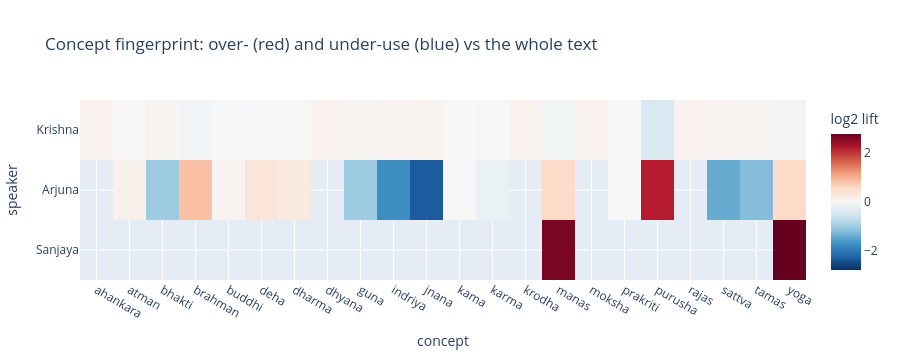

Notebook code for this chart:
### Code cell
# Figure: concept lift heatmap (Sanskrit-grounded, log2 so over/under-use is symmetric).
log_lift = np.log2(concept_lift.replace(0, np.nan))
fig_cfp = px.imshow(
    log_lift, aspect="auto", color_continuous_scale="RdBu_r",
    color_continuous_midpoint=0.0,
    labels=dict(x="concept", y="speaker", color="log2 lift"),
    title="Concept fingerprint: over- (red) and under-use (blue) vs the whole text",
)
fig_cfp.update_layout(height=360)
export(fig_cfp, "speaker_concept_lift.html")
fig_cfp

### Figure 1 — Plotly figure (JSON) as saved in the notebook; plotly's stock layout.template omitted (floating-point values rounded to 4 significant figures)
{"data": [{"coloraxis": "coloraxis", "hovertemplate": "concept: %{x}<br>speaker: %{y}<br>log2 lift: %{z}<extra></extra>", "name": "0", "type": "heatmap", "x": ["ahankara", "atman", "bhakti", "brahman", "buddhi", "deha", "dharma", "dhyana", "guna", "indriya", "jnana", "kama", "karma", "krodha", "manas", "moksha", "prakriti", "purusha", "rajas", "sattva", "tamas", "yoga"], "xaxis": "x", "y": ["Krishna", "Arjuna", "Sanjaya"], "yaxis": "y", "z": [[0.1085, -0.005695, 0.05785, -0.08056, -0.0004587, -0.02479, -0.01706, 0.1085, 0.05785, 0.0781, 0.0883, 0.006596, 0.01868, 0.1085, -0.07595, 0.1085, 0.005382, -0.4321, 0.1085, 0.07, 0.06408, -0.07739], [NaN, 0.1371, -1.005, 0.8278, 0.07195, 0.3508, 0.2683, NaN, -1.005, -1.732, -2.317, -0.02116, -0.1973, NaN, 0.5314, NaN, -0.004671, 2.175, NaN, -1.395, -1.191, 0.5154], [NaN, NaN, NaN, NaN, NaN, NaN, NaN, NaN, NaN, NaN, NaN, NaN, NaN, NaN, 2.624, NaN, NaN, NaN, NaN, NaN, NaN, 2.761]]}], "layout": {"coloraxis": {"autocolorscale": false, "cmid": 0.0, "colorbar": {"title": {"text": "log2 lift"}}, "colorscale": [[0.0, "rgb(5,48,97)"], [0.1, "rgb(33,102,172)"], [0.2, "rgb(67,147,195)"], [0.3, "rgb(146,197,222)"], [0.4, "rgb(209,229,240)"], [0.5, "rgb(247,247,247)"], [0.6, "rgb(253,219,199)"], [0.7, "rgb(244,165,130)"], [0.8, "rgb(214,96,77)"], [0.9, "rgb(178,24,43)"], [1.0, "rgb(103,0,31)"]]}, "height": 360, "title": {"text": "Concept fingerprint: over- (red) and under-use (blue) vs the whole text"}, "xaxis": {"anchor": "y", "domain": [0.0, 1.0], "title": {"text": "concept"}}, "yaxis": {"anchor": "x", "autorange": "reversed", "domain": [0.0, 1.0], "title": {"text": "speaker"}}}}
